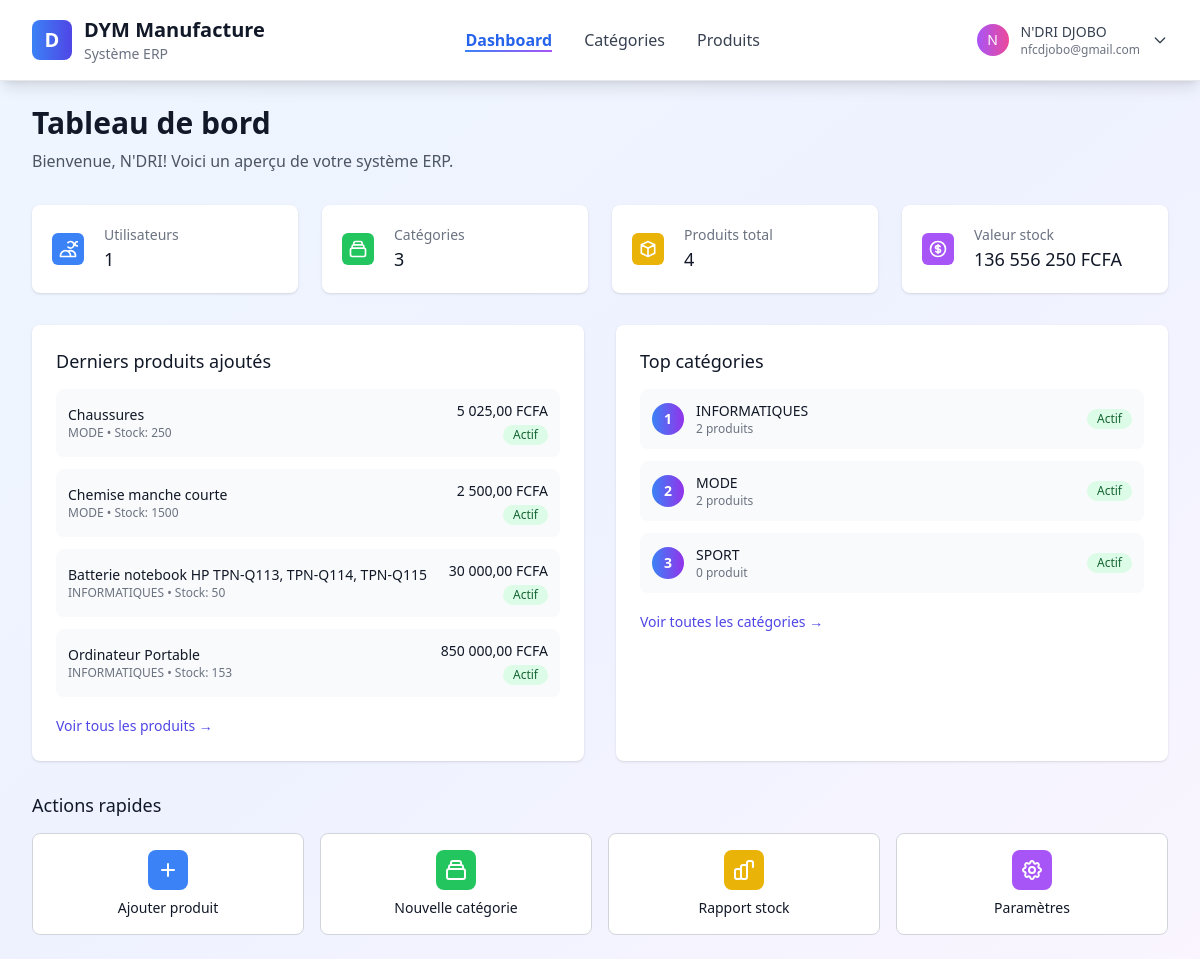
/components/dashboard.php (signed in), run on the app's committed database.
### tables this page shows
CREATE TABLE `users` (
  `id` char(36) NOT NULL,
  `first_name` varchar(255) NOT NULL,
  `last_name` varchar(255) NOT NULL,
  `email` varchar(255) NOT NULL,
  `phone` varchar(255) NOT NULL,
  `email_verified_at` timestamp NULL DEFAULT NULL,
  `password` varchar(255) NOT NULL,
  `remember_token` varchar(100) DEFAULT NULL,
  `created_at` timestamp NULL DEFAULT NULL,
  `updated_at` timestamp NULL DEFAULT NULL,
  `deleted_at` timestamp NULL DEFAULT NULL
);

CREATE TABLE `produits` (
  `id` char(36) NOT NULL,
  `name` varchar(255) NOT NULL,
  `description` text DEFAULT NULL,
  `images` longtext DEFAULT NULL CHECK (json_valid(`images`)),
  `price` decimal(10,2) NOT NULL,
  `stock_quantity` int(11) NOT NULL DEFAULT 0,
  `category_id` char(36) NOT NULL,
  `is_active` tinyint(1) NOT NULL DEFAULT 1,
  `deleted_at` timestamp NULL DEFAULT NULL,
  `created_at` timestamp NULL DEFAULT NULL,
  `updated_at` timestamp NULL DEFAULT NULL
);

CREATE TABLE `categories` (
  `id` char(36) NOT NULL,
  `name` varchar(255) NOT NULL,
  `is_active` tinyint(1) NOT NULL DEFAULT 1,
  `description` text DEFAULT NULL,
  `user_id` char(36) NOT NULL,
  `created_at` timestamp NULL DEFAULT NULL,
  `updated_at` timestamp NULL DEFAULT NULL,
  `deleted_at` timestamp NULL DEFAULT NULL
);

### components/dashboard.php (the view, shortened to what the rows shown need)
<?php
try {
    $db = new Data();
    $pdo = $db->connect();
    $stmt = $pdo->prepare("SELECT * FROM users WHERE id = :id");
    $stmt->bindParam(':id', $_SESSION['user_id'], PDO::PARAM_STR);
    $stmt->execute();
    $currentUser = $stmt->fetch(PDO::FETCH_ASSOC);
    $stmt = $pdo->query("
        SELECT p.*, c.name as category_name
        FROM produits p
        LEFT JOIN categories c ON p.category_id = c.id
        WHERE p.deleted_at IS NULL
        ORDER BY p.created_at DESC
        LIMIT 5
    ");
    $recentProducts = $stmt->fetchAll(PDO::FETCH_ASSOC);
    $stmt = $pdo->query("
        SELECT c.*, COUNT(p.id) as product_count
        FROM categories c
        LEFT JOIN produits p ON c.id = p.category_id AND p.deleted_at IS NULL
        WHERE c.deleted_at IS NULL
        GROUP BY c.id
        ORDER BY product_count DESC
        LIMIT 5
    ");
    $topCategories = $stmt->fetchAll(PDO::FETCH_ASSOC);
} catch (Exception $e) {
    $error = "Erreur de base de données: " . $e->getMessage();
}
?>
<!DOCTYPE html>
<html lang="fr">
<head>
    <script src="https://cdn.tailwindcss.com"></script>
</head>
<body class="bg-gradient-to-br from-blue-50 via-indigo-50 to-purple-50 min-h-screen" x-data="dashboard()">
    <?php include 'includes/header.php'; ?>
    <main class="max-w-7xl mx-auto py-6 px-4 sm:px-6 lg:px-8">
        <div class="mb-8">
            <h2 class="text-3xl font-bold text-gray-900">Tableau de bord</h2>
            <p class="mt-2 text-gray-600">Bienvenue, <?php echo htmlspecialchars($currentUser['first_name']); ?>! Voici un aperçu de votre système ERP.</p>
        </div>
        <div class="grid grid-cols-1 lg:grid-cols-2 gap-8">
            <div class="bg-white shadow rounded-lg animate-fade-in">
                <div class="px-4 py-5 sm:p-6">
                    <?php if (!empty($recentProducts)): ?>
                    <div class="space-y-3">
                        <?php foreach ($recentProducts as $product): ?>
                        <div class="flex items-center justify-between p-3 bg-gray-50 rounded-lg hover:bg-gray-100 transition duration-200">
                            <div class="flex-1">
                                <h4 class="text-sm font-medium text-gray-900"><?php echo htmlspecialchars($product['name']); ?></h4>
                                <p class="text-xs text-gray-500">
                                    <?php echo htmlspecialchars($product['category_name'] ?? 'Sans catégorie'); ?> •
                                    Stock: <?php echo $product['stock_quantity']; ?>
                                </p>
                            </div>
                            <div class="text-right">
                                <p class="text-sm font-medium text-gray-900"><?php echo number_format($product['price'], 2, ',', ' '); ?> FCFA</p>
                                <span class="inline-flex items-center px-2.5 py-0.5 rounded-full text-xs font-medium <?php echo $product['is_active'] ? 'bg-green-100 text-green-800' : 'bg-red-100 text-red-800'; ?>">
                                    <?php echo $product['is_active'] ? 'Actif' : 'Inactif'; ?>
                                </span>
                            </div>
                        </div>
                        <?php endforeach; ?>
                    </div>
                    <?php else: ?>
                    <p class="text-gray-500 text-center py-4">Aucun produit trouvé</p>
                    <?php endif; ?>
                </div>
            </div>
            <div class="bg-white shadow rounded-lg animate-fade-in" style="animation-delay: 0.2s;">
                <div class="px-4 py-5 sm:p-6">
                    <?php if (!empty($topCategories)): ?>
                    <div class="space-y-3">
                        <?php foreach ($topCategories as $index => $category): ?>
                        <div class="flex items-center justify-between p-3 bg-gray-50 rounded-lg hover:bg-gray-100 transition duration-200">
                            <div class="flex items-center">
                                <div class="w-8 h-8 bg-gradient-to-r from-blue-500 to-purple-600 rounded-full flex items-center justify-center text-white font-bold text-sm">
                                    <?php echo $index + 1; ?>
                                </div>
                                <div class="ml-3">
                                    <h4 class="text-sm font-medium text-gray-900"><?php echo htmlspecialchars($category['name']); ?></h4>
                                    <p class="text-xs text-gray-500">
                                        <?php echo $category['product_count']; ?> produit<?php echo $category['product_count'] > 1 ? 's' : ''; ?>
                                    </p>
                                </div>
                            </div>
                            <span class="inline-flex items-center px-2.5 py-0.5 rounded-full text-xs font-medium <?php echo $category['is_active'] ? 'bg-green-100 text-green-800' : 'bg-red-100 text-red-800'; ?>">
                                <?php echo $category['is_active'] ? 'Actif' : 'Inactif'; ?>
                            </span>
                        </div>
                        <?php endforeach; ?>
                    </div>
                    <?php else: ?>
                    <p class="text-gray-500 text-center py-4">Aucune catégorie trouvée</p>
                    <?php endif; ?>
                </div>
            </div>
        </div>
    </main>
</body>
</html>

### components/includes/header.php (shortened to what the rows shown need)
<nav class="bg-white shadow-lg border-b" x-data="{ mobileMenuOpen: false }">
    <div class="max-w-7xl mx-auto px-4 sm:px-6 lg:px-8">
        <div class="flex justify-between items-center py-4">
            <div class="flex items-center">
                <div class="flex-shrink-0 flex items-center">
                    <div class="ml-3">
                        <h1 class="text-xl font-semibold text-gray-900">DYM Manufacture</h1>
                    </div>
                </div>
            </div>
            <div class="flex items-center space-x-4">
                <div class="relative" x-data="{ open: false }">
                    <button @click="open = !open" class="flex items-center space-x-3 text-gray-700 hover:text-gray-900 focus:outline-none">
                        <div class="w-8 h-8 bg-gradient-to-r from-purple-500 to-pink-500 rounded-full flex items-center justify-center">
                            <span class="text-white text-sm font-medium">
                                <?php echo strtoupper(substr($currentUser['first_name'] ?? 'U', 0, 1)); ?>
                            </span>
                        </div>
                        <div class="hidden sm:block text-left">
                            <p class="text-sm font-medium"><?php echo htmlspecialchars(($currentUser['first_name'] ?? '') . ' ' . ($currentUser['last_name'] ?? '')); ?></p>
                            <p class="text-xs text-gray-500"><?php echo htmlspecialchars($currentUser['email'] ?? ''); ?></p>
                        </div>
                    </button>
                </div>
            </div>
        </div>
    </div>
</nav>

### data on the page
users: first_name "N", first_name+last_name "N'DRI DJOBO", email "nfcdjobo@gmail.com", first_name "N'DRI"
produits: name "Chaussures", category.name "MODE", stock_quantity "250", price "5 025,00", is_active "Actif"
produits: name "Chemise manche courte", category.name "MODE", stock_quantity "1500", price "2 500,00", is_active "Actif"
produits: name "Batterie notebook HP TPN-Q113, TPN-Q114, TPN-Q115", category.name "INFORMATIQUES", stock_quantity "50", price "30 000,00", is_active "Actif"
produits: name "Ordinateur Portable", category.name "INFORMATIQUES", stock_quantity "153", price "850 000,00", is_active "Actif"
categories: name "INFORMATIQUES", product_count "2", shows "s", is_active "Actif"
categories: name "MODE", product_count "2", shows "s", is_active "Actif"
categories: name "SPORT", product_count "0", is_active "Actif"

### other printed values
$pageSubtitle "Système ERP"
$stats['users'] "1"
$stats['categories'] "3"
$stats['products'] "4"
$stats['stock_value'] "136 556 250"
